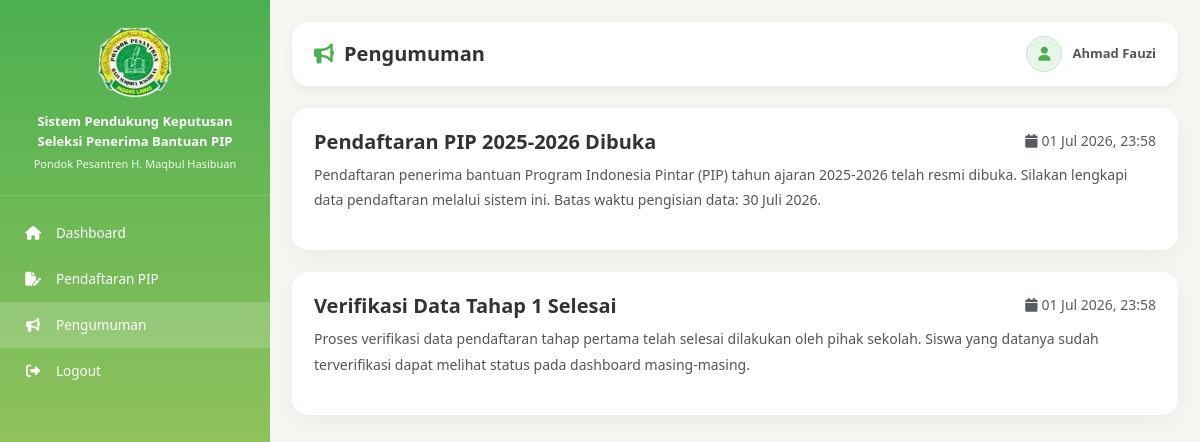
The app's page /views/siswa/pengumuman.php (signed in) with its own data.
### tables this page shows
CREATE TABLE IF NOT EXISTS pengumuman (
    id INT AUTO_INCREMENT PRIMARY KEY,
    judul VARCHAR(200),
    isi TEXT,
    created_by INT,
    created_at TIMESTAMP DEFAULT CURRENT_TIMESTAMP
);

### views/siswa/pengumuman.php (the view, shortened to what this page needs)
<?php
require_once '../../config/koneksi.php';
$pengumuman_list = [];
$aq = mysqli_query($koneksi, "SELECT * FROM pengumuman ORDER BY created_at DESC");
while ($a = mysqli_fetch_assoc($aq)) $pengumuman_list[] = $a;
?>
<!DOCTYPE html>
<html lang="en">
<head>
<?php include '../layouts/head.php'; ?>
</head>
<body>
<?php include '../layouts/sidebar_siswa.php'; ?>
<div class="content">
    <div class="navbar-custom">
        <div class="page-title">
            <i class="fa fa-bullhorn"></i>
            <h4>Pengumuman</h4>
        </div>
        <div class="user-box">
            <div class="user-icon"><i class="fa fa-user"></i></div>
            <div class="user-name"><?php echo htmlspecialchars($_SESSION['nama'] ?? ''); ?></div>
        </div>
    </div>
    <?php if (empty($pengumuman_list)): ?>
        <div class="card-custom text-center py-5">
            <i class="fa fa-bullhorn text-muted mb-3" style="font-size:40px;"></i>
            <p class="text-muted">Belum ada pengumuman saat ini.</p>
        </div>
    <?php else: ?>
        <?php foreach ($pengumuman_list as $p): ?>
        <div class="card-custom">
            <div class="d-flex justify-content-between align-items-start flex-wrap gap-2 mb-2">
                <h5 style="font-weight:bold;color:var(--text);margin:0;"><?php echo htmlspecialchars($p['judul']); ?></h5>
                <small class="text-muted"><i class="fa fa-calendar me-1"></i><?php echo date('d M Y, H:i', strtotime($p['created_at'])); ?></small>
            </div>
            <p style="font-size:14px;line-height:1.8;color:#555;"><?php echo nl2br(htmlspecialchars($p['isi'])); ?></p>
        </div>
        <?php endforeach; ?>
    <?php endif; ?>
</div>
</body>
</html>

### public/assets/css/style.css (style rules this page uses)
:root { --primary: #4caf50; --primary-dark: #388e3c; --primary-light: #c6d166; --bg: #f4f7f1; --card-bg: #ffffff; --text: #333333; --text-muted: #777777; --border: #d6e4d3; --sidebar-w: 270px; --radius: 16px; --radius-sm: 10px; --shadow: 0 4px 12px rgba(0,0,0,0.05); --shadow-lg: 0 8px 24px rgba(0,0,0,0.04); --transition: 0.3s ease; }
* { margin: 0; padding: 0; box-sizing: border-box; }
body { font-family: 'Segoe UI', Arial, Helvetica, sans-serif; background: var(--bg); overflow-x: hidden; color: var(--text); }
.content { margin-left: var(--sidebar-w); padding: 22px; min-height: 100vh; transition: margin-left var(--transition); }
.navbar-custom { background: var(--card-bg); padding: 14px 22px; border-radius: var(--radius); display: flex; justify-content: space-between; align-items: center; box-shadow: var(--shadow); margin-bottom: 22px; flex-wrap: wrap; gap: 10px; }
.page-title { display: flex; align-items: center; gap: 10px; }
.page-title i { font-size: 20px; color: var(--primary); }
.page-title h4 { margin: 0; font-size: 20px; font-weight: bold; color: var(--text); }
.user-box { display: flex; align-items: center; gap: 10px; }
.user-icon { width: 36px; height: 36px; border-radius: 50%; background: #e8f5e9; color: var(--primary); display: flex; justify-content: center; align-items: center; font-size: 14px; border: 1px solid #c8e6c9; }
.user-name { font-size: 13px; font-weight: bold; color: #555; }
.card-custom { background: var(--card-bg); border-radius: var(--radius); border: none; box-shadow: var(--shadow-lg); padding: 22px; margin-bottom: 22px; }

### records on screen
pengumuman: judul "Pendaftaran PIP 2025-2026 Dibuka", created_at "01 Jul 2026, 23:58", isi "Pendaftaran penerima bantuan Program Indonesia Pintar (PIP) tahun ajaran 2025-2026 telah resmi dibuka. Silakan lengkapi data pendaftaran melalui sistem ini. Batas waktu pengisian data: 30 Juli 2026."
pengumuman: judul "Verifikasi Data Tahap 1 Selesai", created_at "01 Jul 2026, 23:58", isi "Proses verifikasi data pendaftaran tahap pertama telah selesai dilakukan oleh pihak sekolah. Siswa yang datanya sudah terverifikasi dapat melihat status pada dashboard masing-masing."

### other values on screen
$_SESSION['nama'] "Ahmad Fauzi"
